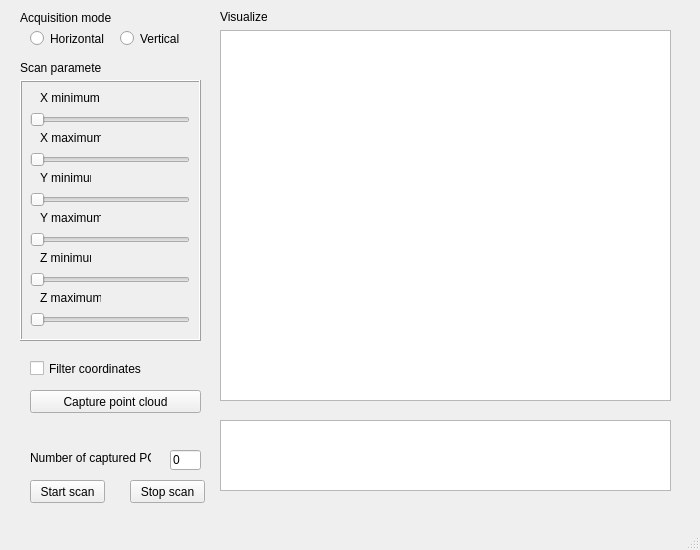
<?xml version="1.0" encoding="UTF-8"?>
<ui version="4.0">
 <class>scanwindow</class>
 <widget class="QMainWindow" name="scanwindow">
  <property name="geometry">
   <rect>
    <x>0</x>
    <y>0</y>
    <width>700</width>
    <height>550</height>
   </rect>
  </property>
  <property name="windowTitle">
   <string>MainWindow</string>
  </property>
  <widget class="QWidget" name="centralwidget">
   <widget class="QLabel" name="sw_scanparameters_label">
    <property name="geometry">
     <rect>
      <x>20</x>
      <y>60</y>
      <width>81</width>
      <height>16</height>
     </rect>
    </property>
    <property name="text">
     <string>Scan parameters</string>
    </property>
   </widget>
   <widget class="QFrame" name="sw_parameters_frame">
    <property name="geometry">
     <rect>
      <x>20</x>
      <y>80</y>
      <width>181</width>
      <height>261</height>
     </rect>
    </property>
    <property name="frameShape">
     <enum>QFrame::Box</enum>
    </property>
    <property name="frameShadow">
     <enum>QFrame::Raised</enum>
    </property>
    <widget class="QLabel" name="sw_xmin_label">
     <property name="geometry">
      <rect>
       <x>20</x>
       <y>10</y>
       <width>61</width>
       <height>16</height>
      </rect>
     </property>
     <property name="text">
      <string>X minimum</string>
     </property>
    </widget>
    <widget class="QLabel" name="sw_xmax_label">
     <property name="geometry">
      <rect>
       <x>20</x>
       <y>50</y>
       <width>61</width>
       <height>16</height>
      </rect>
     </property>
     <property name="text">
      <string>X maximum</string>
     </property>
    </widget>
    <widget class="QLabel" name="sw_ymin_label">
     <property name="geometry">
      <rect>
       <x>20</x>
       <y>90</y>
       <width>51</width>
       <height>16</height>
      </rect>
     </property>
     <property name="text">
      <string>Y minimum</string>
     </property>
    </widget>
    <widget class="QLabel" name="sw_ymax_label">
     <property name="geometry">
      <rect>
       <x>20</x>
       <y>130</y>
       <width>61</width>
       <height>16</height>
      </rect>
     </property>
     <property name="text">
      <string>Y maximum</string>
     </property>
    </widget>
    <widget class="QLabel" name="sw_zmin_label">
     <property name="geometry">
      <rect>
       <x>20</x>
       <y>170</y>
       <width>51</width>
       <height>16</height>
      </rect>
     </property>
     <property name="text">
      <string>Z minimum</string>
     </property>
    </widget>
    <widget class="QLabel" name="sw_zmax_label">
     <property name="geometry">
      <rect>
       <x>20</x>
       <y>210</y>
       <width>61</width>
       <height>16</height>
      </rect>
     </property>
     <property name="text">
      <string>Z maximum</string>
     </property>
    </widget>
    <widget class="QSlider" name="sw_xmin_horslider">
     <property name="geometry">
      <rect>
       <x>10</x>
       <y>30</y>
       <width>160</width>
       <height>19</height>
      </rect>
     </property>
     <property name="orientation">
      <enum>Qt::Horizontal</enum>
     </property>
    </widget>
    <widget class="QSlider" name="sw_xmax_horslider">
     <property name="geometry">
      <rect>
       <x>10</x>
       <y>70</y>
       <width>160</width>
       <height>19</height>
      </rect>
     </property>
     <property name="orientation">
      <enum>Qt::Horizontal</enum>
     </property>
    </widget>
    <widget class="QSlider" name="sw_ymin_horslider">
     <property name="geometry">
      <rect>
       <x>10</x>
       <y>110</y>
       <width>160</width>
       <height>19</height>
      </rect>
     </property>
     <property name="orientation">
      <enum>Qt::Horizontal</enum>
     </property>
    </widget>
    <widget class="QSlider" name="sw_ymax_horslider">
     <property name="geometry">
      <rect>
       <x>10</x>
       <y>150</y>
       <width>160</width>
       <height>19</height>
      </rect>
     </property>
     <property name="orientation">
      <enum>Qt::Horizontal</enum>
     </property>
    </widget>
    <widget class="QSlider" name="sw_zmin_horslider">
     <property name="geometry">
      <rect>
       <x>10</x>
       <y>190</y>
       <width>160</width>
       <height>19</height>
      </rect>
     </property>
     <property name="orientation">
      <enum>Qt::Horizontal</enum>
     </property>
    </widget>
    <widget class="QSlider" name="sw_zmax_horslider">
     <property name="geometry">
      <rect>
       <x>10</x>
       <y>230</y>
       <width>160</width>
       <height>19</height>
      </rect>
     </property>
     <property name="orientation">
      <enum>Qt::Horizontal</enum>
     </property>
    </widget>
   </widget>
   <widget class="QCheckBox" name="sw_filtering_checkbox">
    <property name="geometry">
     <rect>
      <x>30</x>
      <y>360</y>
      <width>121</width>
      <height>17</height>
     </rect>
    </property>
    <property name="text">
     <string>Filter coordinates</string>
    </property>
   </widget>
   <widget class="QPushButton" name="sw_startscan_pushbutton">
    <property name="geometry">
     <rect>
      <x>30</x>
      <y>480</y>
      <width>75</width>
      <height>23</height>
     </rect>
    </property>
    <property name="text">
     <string>Start scan</string>
    </property>
   </widget>
   <widget class="QPushButton" name="sw_stopscan_pushbutton">
    <property name="geometry">
     <rect>
      <x>130</x>
      <y>480</y>
      <width>75</width>
      <height>23</height>
     </rect>
    </property>
    <property name="text">
     <string>Stop scan</string>
    </property>
   </widget>
   <widget class="QGraphicsView" name="sw_visualizer_graphicsview">
    <property name="geometry">
     <rect>
      <x>220</x>
      <y>30</y>
      <width>451</width>
      <height>371</height>
     </rect>
    </property>
   </widget>
   <widget class="QLabel" name="sw_visualizer_label">
    <property name="geometry">
     <rect>
      <x>220</x>
      <y>10</y>
      <width>47</width>
      <height>13</height>
     </rect>
    </property>
    <property name="text">
     <string>Visualizer</string>
    </property>
   </widget>
   <widget class="QPushButton" name="sw_capturepc_puchbutton">
    <property name="geometry">
     <rect>
      <x>30</x>
      <y>390</y>
      <width>171</width>
      <height>23</height>
     </rect>
    </property>
    <property name="text">
     <string>Capture point cloud</string>
    </property>
   </widget>
   <widget class="QLabel" name="sw_pcnumber_label">
    <property name="geometry">
     <rect>
      <x>30</x>
      <y>450</y>
      <width>121</width>
      <height>16</height>
     </rect>
    </property>
    <property name="text">
     <string>Number of captured PCs</string>
    </property>
   </widget>
   <widget class="QLineEdit" name="sw_pcnumber_lineedit">
    <property name="geometry">
     <rect>
      <x>170</x>
      <y>450</y>
      <width>31</width>
      <height>20</height>
     </rect>
    </property>
    <property name="text">
     <string>0</string>
    </property>
   </widget>
   <widget class="QTextEdit" name="sw_logger_textedit">
    <property name="geometry">
     <rect>
      <x>220</x>
      <y>420</y>
      <width>451</width>
      <height>71</height>
     </rect>
    </property>
   </widget>
   <widget class="QRadioButton" name="sw_horizontalacq_radiobutton">
    <property name="geometry">
     <rect>
      <x>30</x>
      <y>30</y>
      <width>82</width>
      <height>17</height>
     </rect>
    </property>
    <property name="text">
     <string>Horizontal</string>
    </property>
   </widget>
   <widget class="QRadioButton" name="sw_verticalacq_radiobutton">
    <property name="geometry">
     <rect>
      <x>120</x>
      <y>30</y>
      <width>82</width>
      <height>17</height>
     </rect>
    </property>
    <property name="text">
     <string>Vertical</string>
    </property>
   </widget>
   <widget class="QLabel" name="sw_acqtype_label">
    <property name="geometry">
     <rect>
      <x>20</x>
      <y>10</y>
      <width>131</width>
      <height>16</height>
     </rect>
    </property>
    <property name="text">
     <string>Acquisition mode</string>
    </property>
   </widget>
  </widget>
  <widget class="QMenuBar" name="menubar">
   <property name="geometry">
    <rect>
     <x>0</x>
     <y>0</y>
     <width>700</width>
     <height>21</height>
    </rect>
   </property>
  </widget>
  <widget class="QStatusBar" name="statusbar"/>
 </widget>
 <resources/>
 <connections/>
</ui>
